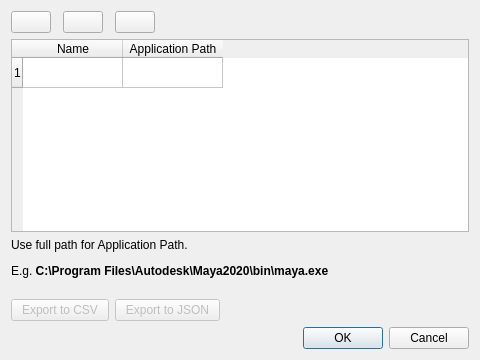
<?xml version="1.0" encoding="UTF-8"?>
<ui version="4.0">
 <class>AppListDialog</class>
 <widget class="QDialog" name="AppListDialog">
  <property name="geometry">
   <rect>
    <x>0</x>
    <y>0</y>
    <width>480</width>
    <height>360</height>
   </rect>
  </property>
  <property name="minimumSize">
   <size>
    <width>480</width>
    <height>360</height>
   </size>
  </property>
  <property name="windowTitle">
   <string>Applications List</string>
  </property>
  <layout class="QVBoxLayout" name="verticalLayout">
   <item>
    <layout class="QHBoxLayout" name="btnPushLayout">
     <property name="spacing">
      <number>12</number>
     </property>
     <property name="sizeConstraint">
      <enum>QLayout::SetFixedSize</enum>
     </property>
     <item>
      <widget class="QPushButton" name="btnPushAdd">
       <property name="sizePolicy">
        <sizepolicy hsizetype="Fixed" vsizetype="Fixed">
         <horstretch>0</horstretch>
         <verstretch>0</verstretch>
        </sizepolicy>
       </property>
       <property name="toolTip">
        <string>Add Asset Item Format</string>
       </property>
       <property name="icon">
        <iconset resource="icons.qrc">
         <normaloff>:/resources/plus-circle.svg</normaloff>:/resources/plus-circle.svg</iconset>
       </property>
       <property name="iconSize">
        <size>
         <width>30</width>
         <height>30</height>
        </size>
       </property>
       <property name="checkable">
        <bool>false</bool>
       </property>
       <property name="default">
        <bool>false</bool>
       </property>
       <property name="flat">
        <bool>false</bool>
       </property>
      </widget>
     </item>
     <item>
      <widget class="QPushButton" name="btnPushRemove">
       <property name="sizePolicy">
        <sizepolicy hsizetype="Fixed" vsizetype="Fixed">
         <horstretch>0</horstretch>
         <verstretch>0</verstretch>
        </sizepolicy>
       </property>
       <property name="toolTip">
        <string>Remove selected Asset Item Formats</string>
       </property>
       <property name="icon">
        <iconset resource="icons.qrc">
         <normaloff>:/resources/minus-circle.svg</normaloff>:/resources/minus-circle.svg</iconset>
       </property>
       <property name="iconSize">
        <size>
         <width>30</width>
         <height>30</height>
        </size>
       </property>
       <property name="checkable">
        <bool>false</bool>
       </property>
      </widget>
     </item>
     <item>
      <widget class="QPushButton" name="btnPushClear">
       <property name="sizePolicy">
        <sizepolicy hsizetype="Fixed" vsizetype="Fixed">
         <horstretch>0</horstretch>
         <verstretch>0</verstretch>
        </sizepolicy>
       </property>
       <property name="toolTip">
        <string>Clear all Asset Item Formats</string>
       </property>
       <property name="icon">
        <iconset resource="icons.qrc">
         <normaloff>:/resources/x-circle.svg</normaloff>:/resources/x-circle.svg</iconset>
       </property>
       <property name="iconSize">
        <size>
         <width>30</width>
         <height>30</height>
        </size>
       </property>
       <property name="checkable">
        <bool>false</bool>
       </property>
      </widget>
     </item>
     <item>
      <spacer name="btnPushSpacer">
       <property name="orientation">
        <enum>Qt::Horizontal</enum>
       </property>
       <property name="sizeHint" stdset="0">
        <size>
         <width>539</width>
         <height>20</height>
        </size>
       </property>
      </spacer>
     </item>
    </layout>
   </item>
   <item>
    <widget class="QTableWidget" name="tableAppList">
     <property name="sizeAdjustPolicy">
      <enum>QAbstractScrollArea::AdjustToContents</enum>
     </property>
     <row>
      <property name="text">
       <string>1</string>
      </property>
     </row>
     <column>
      <property name="text">
       <string>Name</string>
      </property>
     </column>
     <column>
      <property name="text">
       <string>Application Path</string>
      </property>
     </column>
    </widget>
   </item>
   <item>
    <widget class="QLabel" name="label">
     <property name="text">
      <string>&lt;html&gt;&lt;head/&gt;&lt;body&gt;&lt;p&gt;Use full path for Application Path.&lt;/p&gt;&lt;p&gt;E.g. &lt;span style=&quot; font-weight:600;&quot;&gt;C:\Program Files\Autodesk\Maya2020\bin\maya.exe&lt;/span&gt;&lt;/p&gt;&lt;/body&gt;&lt;/html&gt;</string>
     </property>
    </widget>
   </item>
   <item>
    <spacer name="verticalSpacer">
     <property name="orientation">
      <enum>Qt::Vertical</enum>
     </property>
     <property name="sizeType">
      <enum>QSizePolicy::Preferred</enum>
     </property>
     <property name="sizeHint" stdset="0">
      <size>
       <width>20</width>
       <height>15</height>
      </size>
     </property>
    </spacer>
   </item>
   <item>
    <layout class="QHBoxLayout" name="btnExportLayout">
     <property name="spacing">
      <number>6</number>
     </property>
     <item>
      <widget class="QPushButton" name="btnExportCSV">
       <property name="enabled">
        <bool>false</bool>
       </property>
       <property name="text">
        <string>  Export to CSV  </string>
       </property>
       <property name="flat">
        <bool>false</bool>
       </property>
      </widget>
     </item>
     <item>
      <widget class="QPushButton" name="btnExportJSON">
       <property name="enabled">
        <bool>false</bool>
       </property>
       <property name="text">
        <string>  Export to JSON  </string>
       </property>
      </widget>
     </item>
     <item>
      <spacer name="btnExportSpacer">
       <property name="orientation">
        <enum>Qt::Horizontal</enum>
       </property>
       <property name="sizeHint" stdset="0">
        <size>
         <width>40</width>
         <height>20</height>
        </size>
       </property>
      </spacer>
     </item>
    </layout>
   </item>
   <item>
    <widget class="QDialogButtonBox" name="btnDialogBox">
     <property name="orientation">
      <enum>Qt::Horizontal</enum>
     </property>
     <property name="standardButtons">
      <set>QDialogButtonBox::Cancel|QDialogButtonBox::Ok</set>
     </property>
    </widget>
   </item>
  </layout>
  <zorder>tableAppList</zorder>
  <zorder>btnDialogBox</zorder>
  <zorder>label</zorder>
  <zorder>verticalSpacer</zorder>
 </widget>
 <resources>
  <include location="icons.qrc"/>
 </resources>
 <connections>
  <connection>
   <sender>btnDialogBox</sender>
   <signal>accepted()</signal>
   <receiver>AppListDialog</receiver>
   <slot>accept()</slot>
   <hints>
    <hint type="sourcelabel">
     <x>248</x>
     <y>254</y>
    </hint>
    <hint type="destinationlabel">
     <x>157</x>
     <y>274</y>
    </hint>
   </hints>
  </connection>
  <connection>
   <sender>btnDialogBox</sender>
   <signal>rejected()</signal>
   <receiver>AppListDialog</receiver>
   <slot>reject()</slot>
   <hints>
    <hint type="sourcelabel">
     <x>316</x>
     <y>260</y>
    </hint>
    <hint type="destinationlabel">
     <x>286</x>
     <y>274</y>
    </hint>
   </hints>
  </connection>
 </connections>
</ui>
